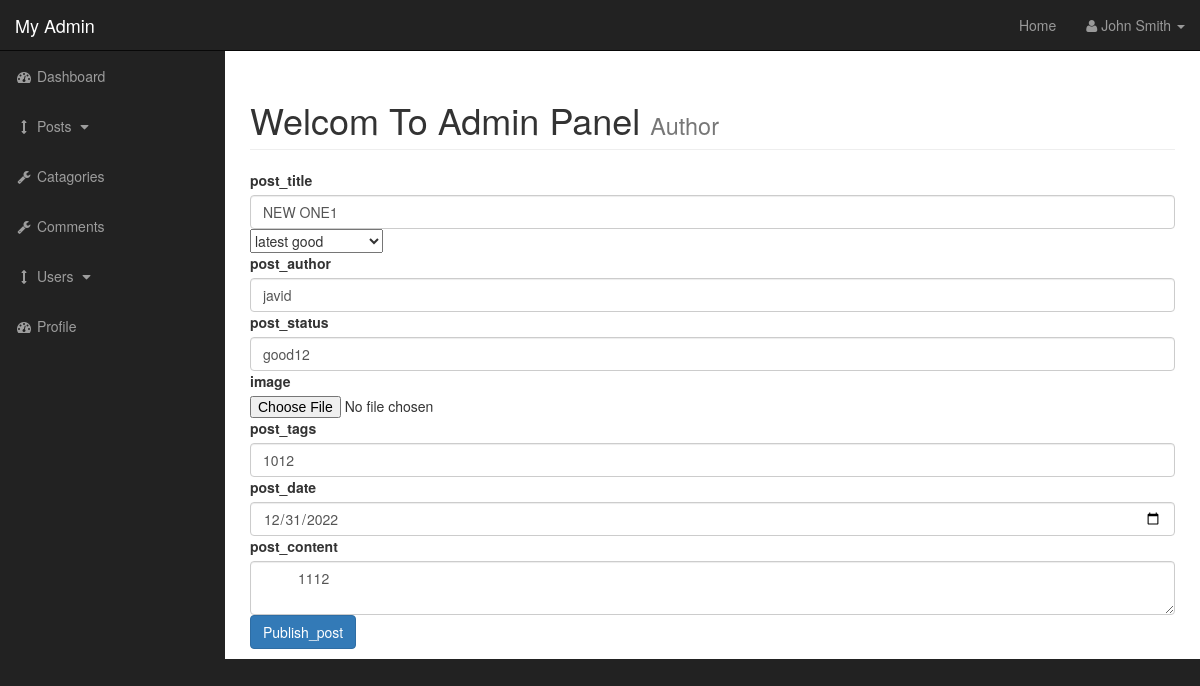
Screenshot of /admin/posts.php?source=edit_post&p_id=1 with the database file from the repository.
### tables this page shows
CREATE TABLE `posts` (
  `post_id` int(11) NOT NULL,
  `post_category_id` int(11) NOT NULL,
  `post_title` varchar(210) NOT NULL,
  `post_author` varchar(255) NOT NULL,
  `post_image` varchar(255) NOT NULL,
  `post_date` date NOT NULL,
  `post_content` text NOT NULL,
  `post_tags` varchar(255) NOT NULL,
  `post_status` varchar(255) NOT NULL
);

### admin/includes/edit_post.php (the view, shortened to what this page needs)
<?php
include "db.php";
if(isset($_GET['p_id'])){
    $the_post_id = $_GET['p_id'];
}
$query = "SELECT * FROM posts WHERE post_id = $the_post_id";
$selector_posts_id = mysqli_query($connection,$query);
while($row = mysqli_fetch_assoc($selector_posts_id)){
    $post_author = $row['post_author'];
    $post_title = $row['post_title'];
    $post_status = $row['post_status'];
    $post_tags = $row['post_tags'];
    $post_content =$row['post_content'];
    $post_status =$row['post_status'];
    $post_date = $row['post_date'];
}
    ?>
<form action="" method= "POST" enctype= "multipart/form-data" >
    <div class="from-group">
        <label for="post_title">post_title</label>
        <input value="<?php echo $post_title; ?>" type="text" class = "form-control" name="post_title" >
    </div>
    <div class="from-group">
        <select name="post_category_id" id="">
            <?php
        $query = "SELECT * FROM categories  ";
        $select_categories= mysqli_query($connection,$query);
        while ($row = mysqli_fetch_assoc($select_categories)) {
            $cat_id = $row['cat_id'];
            $cat_title = $row ['cat_title'];
            echo " <option  value='$cat_id' >$cat_title</option> ";
        }
            ?>
        </select>
    <div class="from-group">
        <label for="post_author">post_author</label>
        <input value="<?php echo $post_author; ?>" type="text" class = "form-control" name="post_author" >
    </div>
    <div class="from-group">
        <label for="post_status">post_status</label>
        <input value="<?php echo $post_status; ?>"  type="text" class = "form-control" name="post_status" >
    </div>
    <div class="from-group">
        <label for="">image</label>
        <input type="file"  name="file" >
    </div>
    <div class="from-group">
        <label for="post_tags">post_tags</label>
        <input value="<?php echo $post_tags; ?>" type="text" class = "form-control" name="post_tags" >
    </div>
    <div class="from-group">
        <label for="post_date">post_date</label>
        <input value="<?php echo $post_date; ?>" type="date" class = "form-control" name="post_date" >
    </div>
    <div class="from-group">
        <label for="post_content">post_content</label>
        <textarea   class = "form-control" name="post_content" cols= "30"  row= "10">
         <?php echo $post_content; ?>
    </textarea>
    </div>
    <div class="from-group">
        <input  class="btn btn-primary"  type="submit"  name="update_post" value = "Publish_post" >
    </div>
</form>

### admin/css/sb-admin.css (style rules this page uses)
body { margin-top: 100px; background-color: #222; }
@media (min-width:768px) { body { margin-top: 50px; } }

### rows the page displays
posts: post_title "NEW ONE1", post_author "javid", post_status "good12", post_tags "1012", post_date "12/31/2022", post_content "1112"

### other values shown
form field post_category_id "latest good"
